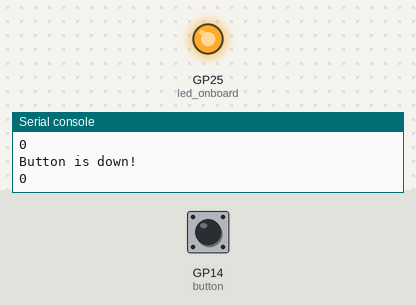
This program was run on a simulated Raspberry Pi Pico running MicroPython. On the bench: output pins drawn as LEDs (lit = HIGH), the last lines printed to the serial console. The inputs (shaded band) are chosen by the test bench; at power-on: GP14 (button) LOW.

Above: at 1.2 s.
1.3 s: GP14 (button) pulled HIGH for 1 s
At 2.6 s:
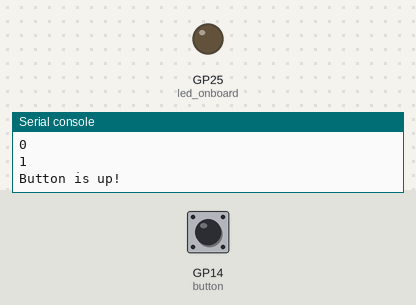
3.8 s: GP14 (button) pulled HIGH for 3.2 s
At 7.6 s:
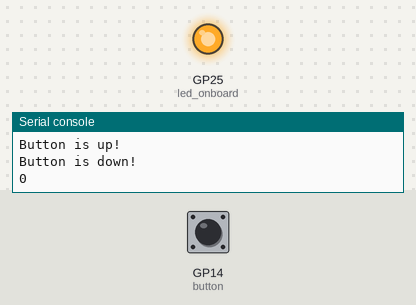
Timing chart, 0 to 9.1 s (numbered marks = the images above; inputs shaded):
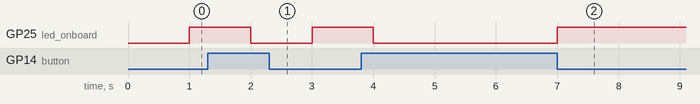

The program:

button.py
```python
import machine
import utime

button = machine.Pin(14, machine.Pin.IN)
led_onboard = machine.Pin(25, machine.Pin.OUT)
while True:
    print(str(button.value()))
    if button.value() == 1:
        led_onboard.value(0)
        # When the button is pressed, GPIO will be connected to GND.
        print("Button is up!")
    utime.sleep(1)
    if(button.value())==0:
        led_onboard.value(1)
        print("Button is down!")
```

Measured:
- after the input at 1.3 s, GP25 (led_onboard): HIGH → LOW after 0.70 s, → HIGH 1.0 s later
- after the input at 3.8 s, GP25 (led_onboard): HIGH → LOW after 0.20 s, → HIGH 3.0 s later
